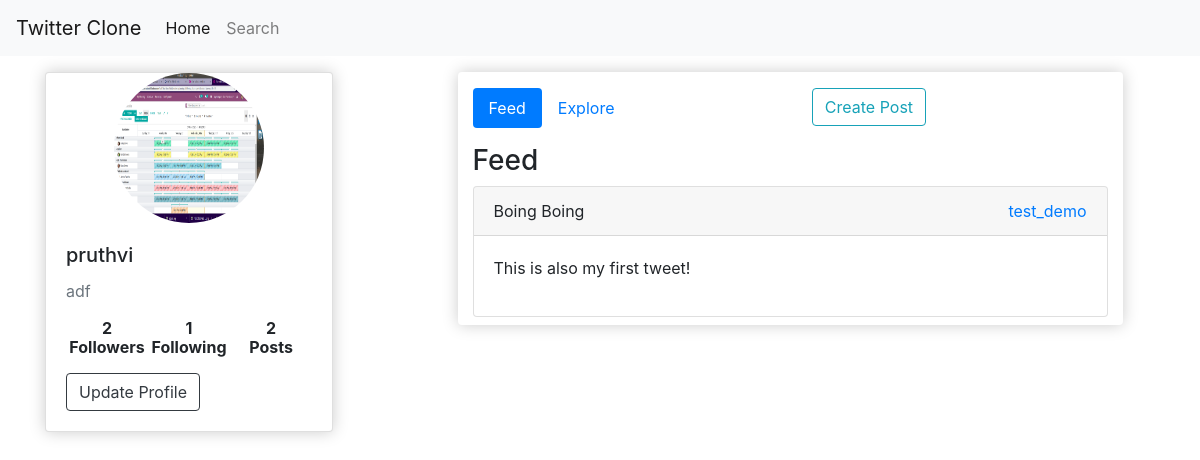
The app's page / (signed in) with its own data.
### twitterapp/models.py (models this page shows, shortened)
class Profile(models.Model):
    id = models.UUIDField(primary_key=True,default=uuid.uuid4,editable=False)
    user = models.OneToOneField(User,on_delete=models.CASCADE,null=True)
    bio = models.TextField(max_length=500, blank=True)
    location = models.CharField(max_length=30, blank=True)
    birth_date = models.DateField(null=True, blank=True)
    profile_image = models.ImageField(upload_to='images/',null=True,blank=True)
    followers = models.ManyToManyField(Following,related_name='profiles')
    mode = models.CharField(max_length=50,choices=[('public','Public'),('private','Private')],default='public')
    @property
    def get_followers(self):
        return [line.follower for line in self.followers.all().filter(target=self.user)]
    @property
    def follower_count(self):
        return Following.objects.filter(target=self.user).count()
    @property
    def following_count(self):
        return Following.objects.filter(follower=self.user).count()
    @property
    def post_count(self):
        return self.post_set.all().count()

class Post(models.Model):
    author = models.ForeignKey(Profile,on_delete=models.CASCADE,null=True)
    title = models.CharField(max_length=250,null=True)
    content = RichTextField()
    date_created = models.DateTimeField(auto_now_add=True)

### twitterapp/views.py (the view)
# urls.py: path('',views.IndexView,name='index'),
@login_required(login_url='login')
def IndexView(request):
    profile = request.user.profile
    profiles = Profile.objects.select_related('user').exclude(id=profile.id)
    feed_posts = Post.objects.select_related('author').filter(
        author__followers__follower=request.user) \
        .order_by('-date_created')
    return render(request,'index.html',
        {'profile':profile,
        'explore_profiles':profiles,
        'feed_posts':feed_posts})

### twitterapp/templates/index.html (shortened to what this page needs)
{% extends 'main.html' %}
{% block content %}
{% load static %}
<div class="row mt-3">
  <div class="col-md-4">
    <div class="card box-element" style="width: 18rem;">
      {% if profile.profile_image%}
      <img src="{{profile.profile_image.url}}" class="avatar" alt="...">
      {% else %}
      <img src="http://www.gravatar.com/avatar/?d=identicon" class="avatar" alt="...">
      {% endif %}
      <div class="card-body">
        <h5 class="card-title">{{request.user.username}}</h5>
        <p class="card-text text-muted">
          {% if profile %}
          {{profile.bio|safe}}
        </p>
        {% endif %}
        <div style="display: flex;">
          <div id="followers" data-profile="{{profile.id}}" style="flex:3">
            <h6 class="text-center"><b>{{profile.follower_count}}<p>Followers</p></b></h6>
          </div>
          <div id="followings" data-profile="{{profile.id}}" style="flex:3">
            <h6 class="text-center"><b>{{profile.following_count}}<p>Following</p></b></h6>
          </div>
          <div id="posts" data-profile="{{profile.id}}" style="flex:3">
            <h6 class="text-center"><b>{{profile.post_count}}<p>Posts</p></b></h6>
          </div>
        </div>
        <div>
          <a href="{% url 'update-profile' %}" class="btn btn-outline-dark">Update Profile</a>
        </div>
      </div>
    </div>
  </div>
  <div id="feed-content" class="col-md-7 mx-auto box-element" style="height:max-content;">
    <ul class="nav nav-pills mt-3 mb-3" id="pills-tab" role="tablist">
      <li class="nav-item" role="presentation">
        <a class="nav-link active" id="pills-feed-tab" data-toggle="pill" href="#pills-feed" role="tab"
          aria-controls="pills-feed" aria-selected="true">Feed</a>
      </li>
      <li class="nav-item" role="presentation">
        <a class="nav-link" id="pills-explore-tab" data-toggle="pill" href="#pills-explore" role="tab"
          aria-controls="pills-explore" aria-selected="false">Explore</a>
      </li>
      <li class="nav-item" style="margin: 0 auto;" role="presentation">
        <a href="{% url 'create-post' %}" class="btn btn-outline-info">Create Post</a>
      </li>
    </ul>
    <div class="tab-content" id="pills-tabContent">
      <div class="tab-pane fade show active" id="pills-feed" role="tabpanel" aria-labelledby="pills-feed-tab">
        <h3>Feed</h3>
        {% include 'post_list.html' with posts=feed_posts %}
      </div>
    </div>
  </div>
</div>
{% endblock%}

### twitterapp/templates/post_list.html
{% for post in posts %}
<div class="card mb-2">
    <div class="card-header">
        {{post.title}}
        <a style="float: right;" href="{% url 'visit-profile' post.author.id %}">{{post.author.user.username}}</a>
    </div>
    <div class="card-body" onclick="location.href='{% url 'post-detail' post.id %}'">
        {{post.content|safe}}
    </div>
</div>
{% endfor %}

### static/css/main-twitter.css (style rules this page uses)
.avatar { width: 150px; height: 150px; background-size: cover; background-position: top center; border-radius: 50%; display: block; margin-left: auto; margin-right: auto; }
.box-element { box-shadow:hsl(0, 0%, 80%) 0 0 16px; background-color: #fff; border-radius: 4px; }

### records on screen
Profile: profile_image (picture), bio "adf", follower_count "2", following_count "1", post_count "2"
Post: title "Boing Boing", author.user.username "test_demo", content "This is also my first tweet!"

### other values on screen
{{ request.user.username }} "pruthvi"
